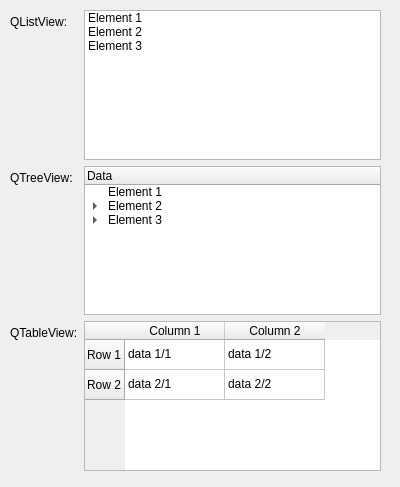
<?xml version="1.0" encoding="UTF-8"?>
<ui version="4.0">
 <class>Form</class>
 <widget class="QWidget" name="Form">
  <property name="geometry">
   <rect>
    <x>0</x>
    <y>0</y>
    <width>400</width>
    <height>487</height>
   </rect>
  </property>
  <property name="windowTitle">
   <string>Form</string>
  </property>
  <widget class="QWidget" name="">
   <property name="geometry">
    <rect>
     <x>10</x>
     <y>10</y>
     <width>371</width>
     <height>461</height>
    </rect>
   </property>
   <layout class="QFormLayout" name="formLayout">
    <item row="2" column="0">
     <widget class="QLabel" name="label_9">
      <property name="text">
       <string>QTableView:</string>
      </property>
     </widget>
    </item>
    <item row="2" column="1">
     <widget class="QTableWidget" name="tableWidget">
      <row>
       <property name="text">
        <string>Row 1</string>
       </property>
      </row>
      <row>
       <property name="text">
        <string>Row 2</string>
       </property>
      </row>
      <column>
       <property name="text">
        <string>Column 1</string>
       </property>
      </column>
      <column>
       <property name="text">
        <string>Column 2</string>
       </property>
      </column>
      <item row="0" column="0">
       <property name="text">
        <string>data 1/1</string>
       </property>
      </item>
      <item row="0" column="1">
       <property name="text">
        <string>data 1/2</string>
       </property>
      </item>
      <item row="1" column="0">
       <property name="text">
        <string>data 2/1</string>
       </property>
      </item>
      <item row="1" column="1">
       <property name="text">
        <string>data 2/2</string>
       </property>
      </item>
     </widget>
    </item>
    <item row="0" column="1">
     <widget class="QListWidget" name="listWidget">
      <item>
       <property name="text">
        <string>Element 1</string>
       </property>
      </item>
      <item>
       <property name="text">
        <string>Element 2</string>
       </property>
      </item>
      <item>
       <property name="text">
        <string>Element 3</string>
       </property>
      </item>
     </widget>
    </item>
    <item row="0" column="0">
     <widget class="QLabel" name="label_10">
      <property name="text">
       <string>QListView:</string>
      </property>
     </widget>
    </item>
    <item row="1" column="1">
     <widget class="QTreeWidget" name="treeWidget">
      <column>
       <property name="text">
        <string>Data</string>
       </property>
      </column>
      <item>
       <property name="text">
        <string>Element 1</string>
       </property>
      </item>
      <item>
       <property name="text">
        <string>Element 2</string>
       </property>
       <item>
        <property name="text">
         <string>Subelement 2-1</string>
        </property>
       </item>
       <item>
        <property name="text">
         <string>Subelement 2-2</string>
        </property>
       </item>
      </item>
      <item>
       <property name="text">
        <string>Element 3</string>
       </property>
       <item>
        <property name="text">
         <string>Subelement 3-1</string>
        </property>
       </item>
      </item>
     </widget>
    </item>
    <item row="1" column="0">
     <widget class="QLabel" name="label_11">
      <property name="text">
       <string>QTreeView:</string>
      </property>
     </widget>
    </item>
   </layout>
  </widget>
 </widget>
 <resources/>
 <connections/>
</ui>
